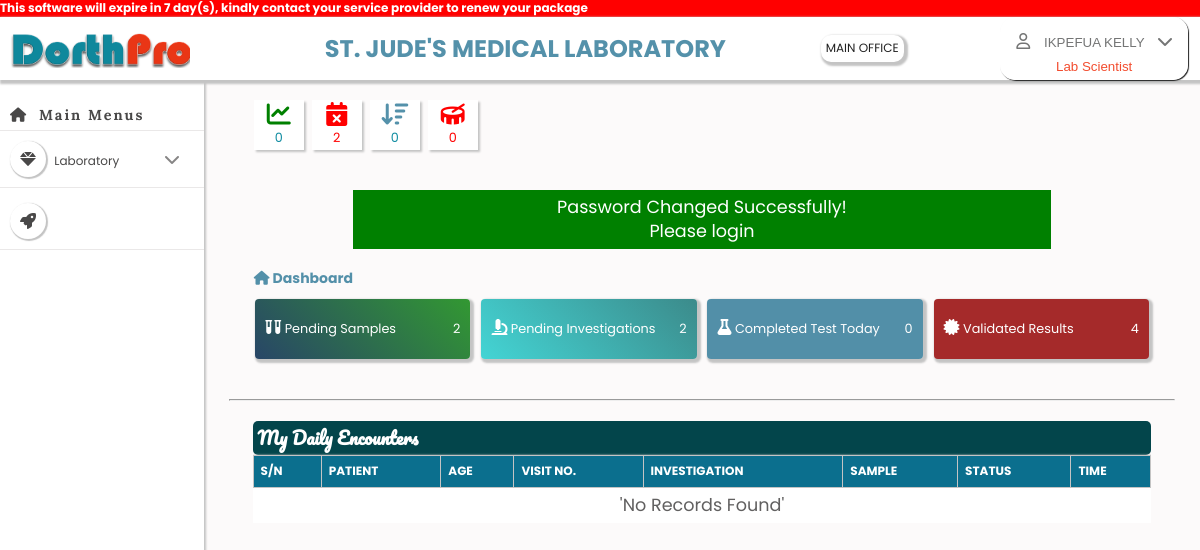
/view/users.php (signed in), run on the app's committed database.
### tables this page shows
CREATE TABLE `companies` (
  `company_id` int(11) NOT NULL,
  `company` varchar(255) NOT NULL,
  `logo` varchar(255) DEFAULT NULL,
  `date_created` datetime NOT NULL DEFAULT current_timestamp()
);

CREATE TABLE `stores` (
  `store_id` int(11) NOT NULL,
  `company` int(11) NOT NULL,
  `store` varchar(124) NOT NULL,
  `store_address` varchar(255) NOT NULL,
  `phone_number` varchar(50) NOT NULL,
  `date_created` datetime NOT NULL DEFAULT current_timestamp()
);

CREATE TABLE `staffs` (
  `staff_id` int(11) NOT NULL,
  `staff_number` varchar(50) NOT NULL,
  `last_name` varchar(50) NOT NULL,
  `other_names` varchar(255) NOT NULL,
  `gender` varchar(50) NOT NULL,
  `title` varchar(50) NOT NULL,
  `dob` date NOT NULL,
  `marital_status` varchar(50) NOT NULL,
  `religion` varchar(50) NOT NULL,
  `phone` varchar(50) NOT NULL,
  `home_address` varchar(255) NOT NULL,
  `email_address` varchar(255) NOT NULL,
  `nok` varchar(255) NOT NULL,
  `nok_relation` varchar(50) NOT NULL,
  `nok_phone` varchar(50) NOT NULL,
  `employed` date NOT NULL,
  `department` int(11) NOT NULL,
  `staff_group` varchar(50) NOT NULL,
  `staff_category` varchar(50) NOT NULL,
  `designation` int(11) NOT NULL,
  `discipline` int(11) NOT NULL,
  `bank` int(11) NOT NULL,
  `account_num` int(11) NOT NULL,
  `pension` varchar(50) NOT NULL,
  `pension_num` varchar(50) NOT NULL,
  `photo` varchar(1024) NOT NULL,
  `staff_status` int(11) NOT NULL,
  `user_id` int(11) NOT NULL,
  `reg_date` datetime DEFAULT NULL,
  `posted_by` int(11) NOT NULL
);

CREATE TABLE `users` (
  `user_id` int(11) NOT NULL,
  `full_name` int(11) NOT NULL,
  `username` varchar(255) NOT NULL,
  `phone` varchar(50) NOT NULL,
  `home_address` varchar(255) NOT NULL,
  `email_address` varchar(255) NOT NULL,
  `user_role` varchar(255) NOT NULL,
  `user_password` varchar(1024) NOT NULL,
  `status` int(11) NOT NULL,
  `store` int(11) NOT NULL,
  `reg_date` datetime NOT NULL DEFAULT current_timestamp()
);

CREATE TABLE `rights` (
  `right_id` int(11) NOT NULL,
  `menu` int(11) NOT NULL,
  `sub_menu` int(11) NOT NULL,
  `user` int(11) NOT NULL
);

CREATE TABLE `menus` (
  `menu_id` int(11) NOT NULL,
  `menu` varchar(255) NOT NULL
);

### classes/dbh.php (called while the page is built, shortened)
<?php
  class Dbh {
    private static $conn = null;
    protected function connectdb() {
        try {
            if (self::$conn === null) {
                $username = "onostarmedia";
                $password = "yMcmb@her0123!";
                $dsn = "mysql:host=localhost;dbname=lis;charset=utf8mb4";
                $options = [
                    PDO::ATTR_ERRMODE => PDO::ERRMODE_EXCEPTION,
                    PDO::ATTR_DEFAULT_FETCH_MODE => PDO::FETCH_OBJ,
                    PDO::ATTR_PERSISTENT => false,
                    PDO::MYSQL_ATTR_INIT_COMMAND => "SET time_zone = '+01:00';"
                ];
                self::$conn = new PDO($dsn, $username, $password, $options);
            }
            return self::$conn;
        } catch (PDOException $e) {
            error_log("Database Connection Error: " . $e->getMessage());
            die("Database connection failed. Please try again later.");
        }
    }
}

### classes/select.php (called while the page is built, shortened)
<?php
    class selects extends Dbh{
        public function fetch_details($table){
            $get_user = $this->connectdb()->prepare("SELECT * FROM $table");
            $get_user->execute();
            if($get_user->rowCount() > 0){
                $rows = $get_user->fetchAll();
                return $rows;
            }else{
                $rows = "<p class='no_result'>No records found</p>";
            }
        }
        public function fetch_details_cond($table, $column, $condition){
            $get_user = $this->connectdb()->prepare("SELECT * FROM $table WHERE $column = :$column");
            $get_user->bindValue("$column", $condition);
            $get_user->execute();
            if($get_user->rowCount() > 0){
                $rows = $get_user->fetchAll();
                return $rows;
            }else{
                $rows = "No records found";
                return $rows;
            }
        }
        public function fetch_out_of_stock($store){
            $get_user = $this->connectdb()->prepare("SELECT * FROM inventory WHERE store = :store GROUP BY item HAVING SUM(quantity) = 0 ");
            $get_user->bindValue("store", $store);
            $get_user->execute();
            if($get_user->rowCount() > 0){
                return $get_user->rowCount();
            }else{
                return "0";
            }
        }
        public function fetch_details_condGroup($table, $condition1, $value1, $group){
            $get_user = $this->connectdb()->prepare("SELECT * FROM $table WHERE $condition1 = :$condition1 GROUP BY $group");
            $get_user->bindValue("$condition1", $value1);
            $get_user->execute();
            if($get_user->rowCount() > 0){
                $rows = $get_user->fetchAll();
                return $rows;
            }else{
                $rows = "No records found";
                return $rows;
            }
        }
        function fetch_expired($table, $column, $quantity, $condition, $value){
            $get_exp = $this->connectdb()->prepare("SELECT * FROM $table WHERE $condition = :$condition AND date($column) <= CURDATE() AND $quantity >= 1");
            $get_exp->bindValue("$condition", $value);
            $get_exp->execute();
            if($get_exp->rowCount() > 0){
                return $get_exp->rowCount();
            }else{
                return "0";
            }
        }
        function fetch_expire_soon($table, $column, $quantity, $condition, $value){
            $get_exp = $this->connectdb()->prepare("SELECT * FROM $table WHERE $condition = :$condition AND $quantity >= 1 AND date($column) BETWEEN CURDATE() AND CURDATE() + INTERVAL 3 MONTH");
            $get_exp->bindValue("$condition", $value);
            $get_exp->execute();
            if($get_exp->rowCount() > 0){
                return $get_exp->rowCount();
            }else{
                return "0";
            }
        }
        public function fetch_count_reorderlevel($store){
            $get_user = $this->connectdb()->prepare("SELECT * FROM inventory WHERE store = :store GROUP BY item, reorder_level HAVING SUM(quantity) <= reorder_level");
            $get_user->bindValue("store", $store);
            $get_user->execute();
            if($get_user->rowCount() > 0){
                return $get_user->rowCount();
            }else{
                return "0";
            }
        }
        public function fetch_details_group($table, $column, $condition, $value){
            $get_user = $this->connectdb()->prepare("SELECT $column FROM $table WHERE $condition = :$condition");
            $get_user->bindValue("$condition", $value);
            $get_user->execute();
            if($get_user->rowCount() > 0){
                $row = $get_user->fetch();
                return $row;
            }else{
                $rows = "No records found";
                return $rows;
            }
        }
    }

### view/users.php (the view, shortened to what this page needs)
<?php
    include "../classes/dbh.php";
    include "../classes/select.php";
    if(isset($_SESSION['user'])){
        $username = $_SESSION['user'];
        $fetch_user = new selects();
        $users = $fetch_user->fetch_details_cond('users', 'username', $username);
        foreach($users as $user){
            $fullname_id = $user->full_name;
            $role = $user->user_role;
            $user_id = $user->user_id;
            $store_id = $user->store;
        }
        $get_staff = new selects();
        $stfs  = $get_staff->fetch_details_cond('staffs', 'staff_id', $fullname_id);
        if(gettype($stfs) == 'array'){
            foreach($stfs as $stf){
                $fullname = $stf->last_name." ".$stf->other_names;
            }
        }
        $fetch_comp = new selects();
        $comps = $fetch_comp->fetch_details('companies');
        foreach($comps as $com){
            $company = $com->company;
            $date_created = $com->date_created;
        }
        $get_store = new selects();
        $strs = $get_store->fetch_details_cond('stores', 'store_id', $store_id);
        foreach($strs as $str){
            $store = $str->store;
        }
?>
<!DOCTYPE html>
<html lang="en">
<head>
    <link rel="stylesheet" href="../fontawesome-free-6.0.0-web/css/all.css">
    <link rel="stylesheet" href="../fontawesome-free-6.0.0-web/css/all.min.css">
    <link rel="stylesheet" href="../fontawesome-free-5.15.1-web/css/all.min.css">
    <link rel="stylesheet" href="../style.css">
    <link rel="stylesheet" href="../select2.min.css">
</head>
<body>
    <main>
    <?php
            $reg_date = $date_created;
            $expiration = date("Y-m-d", strtotime("+1 year", strtotime($reg_date)));
            $current_date = date("Y-m-d");
            $interval = abs(strtotime($expiration) - strtotime($current_date));
            $days = $interval/86400;
            if($days < 30){
        ?>
    <div class="about_expire">
        <marquee behavior="smooth" direction="left">
            <?php echo "This software will expire in $days day(s), kindly contact your service provider to renew your package"?>
        </marquee>
    </div>
    <?php }?>
        <header>
            <h1 class="logo for_mobile">
                <a href="users.php" title="home">
                    <img src="../images/logo.png" alt="Logo" class="img-fluid">
                </a>
            </h1>
            <h2 style="margin-left:50px!important"><?php echo $company?></h2>
            <a href="#" title="current store" class="other_menu"><?php echo ucwords($store);?></a>
            <div class="login">
                <button id="loginDiv"><i class="far fa-user"></i> <?php echo ucwords($fullname);?> <i class="fas fa-chevron-down"></i><br><p><?php echo ucwords($role);?></p></button>
            </div>
        </header>
        <div class="admin_main">
            <?php include "side_menu.php"?>
            <section id="contents">
                <div id="quickLinks">
                    <div class="quick_links">
                        <div class="links page_navs" onclick="showPage('expire_soon.php')" title="Soon to expire">
                            <i class="fas fa-chart-line" style="color:green"></i>
                            <p>
                                <?php
                                    $get_soon_expired = new selects();
                                    $soon_expired = $get_soon_expired->fetch_expire_soon('inventory', 'expiration_date', 'quantity', 'store', $store_id);
                                    echo $soon_expired;
                                ?>
                            </p>
                        </div>
                        <div class="links page_navs" onclick="showPage('expired_items.php')" title="Expired items">
                            <i class="fas fa-calendar-times" style="color:red"></i>
                            <p style="color:red">
                                <?php
                                    $get_expired = new selects();
                                    $expired = $get_expired->fetch_expired('inventory', 'expiration_date', 'quantity', 'store', $store_id);
                                    echo $expired;
                                ?>
                            </p>
                        </div>
                        <div class="links page_navs" onclick="showPage('reached_reorder.php')" title="Reached reorder level">
                            <i class="fas fa-sort-amount-down"></i>
                            <p>
                                <?php
                                    $get_level = new selects();
                                    $levels = $get_level->fetch_count_reorderlevel( $store_id);
                                    echo $levels;
                                ?>
                            </p>
                        </div>
                        <div class="links page_navs" onclick="showPage('out_of_stock.php')" title="Out of stock">
                            <i class="fas fa-drum" style="color:red"></i>
                            <p style="color:red">
                                <?php
                                    $out_stock = new selects();
                                    $stock = $out_stock->fetch_out_of_stock($store_id);
                                    echo $stock;
                                ?>
                            </p>
                        </div>
                    </div>
                </div>
                <div class="contents">
                    <?php
                        if(isset($_SESSION['success'])){
                            echo "<div class='success'><p>".
                                $_SESSION['success'].
                            "</p></div>";
                        }
                    ?>
                    <?php include "dashboard.php"?>
                </div>
            </section>
        </div>
    </main>
</body>
</html>
<?php
    }else{
        header("Location: ../index.php");
    }
?>

### view/side_menu.php (shortened to what this page needs)
<aside class="main_menu" id="mobile_log">
    <nav>
        <h3><a href="users.php" title="Home"><i class="fas fa-home"></i> Main menus</a></h3>
        <?php
            if($username == 'sysadmin'){
        ?>
        <ul>
            <?php
                $get_Admin_menus = new selects();
                $admin_menus = $get_Admin_menus->fetch_single_groupedOrder('sub_menus', 'menu', 'menu');
                if(gettype($admin_menus) == "array"){
                    foreach($admin_menus as $admin_men){
                    $get_admin_name = new selects();
                    $admin_menu_name = $get_admin_name->fetch_details_group('menus', 'menu', 'menu_id', $admin_men->menu);
            ?>
            <li>
                <a href="javascript:void(0);" onclick="toggleMenu('<?php echo $admin_menu_name->menu?>')" class="allMenus" title="<?php echo $admin_menu_name->menu?>"><span><i class="fas fa-gem"></i> <?php echo $admin_menu_name->menu?> </span><span class="second_icon"><i class="fas fa-chevron-down more_option"></i></span></a>
                <ul class="subMenu" id="<?php echo $admin_menu_name->menu?>">
                    <?php
                        $get_admin_sub = new selects();
                        $admin_subs = $get_admin_sub->fetch_details_cond('sub_menus', 'menu', $admin_men->menu);
                        if(gettype($admin_subs) == "array"){
                            foreach($admin_subs as $admin_sub){
                                $admin_sub_menuss = $admin_sub->sub_menu;
                                $admin_urls = $admin_sub->url;
                    ?>
                    <li>
                        <a href="javascript:void(0);" title="<?php echo $admin_sub_menuss?>" class="page_navs" onclick="showPage('<?php echo $admin_urls?>.php')"><i class="fas fa-arrow-alt-circle-right"></i> <?php echo $admin_sub_menuss?></a>
                    </li>
                    <?php
                            }
                        }
                    ?>
                </ul>
            </li>
                <?php } }?>
                <li>
                    <a href="javascript:void(0);"><i class="fas fa-rocket"></i> </a>
                </li>
        </ul>
        <?php
            }else{
        ?>
        <ul>
            <?php
                $get_menus = new selects();
                $menus = $get_menus->fetch_details_condGroup('rights', 'user', $user_id, 'menu');
                if(gettype($menus) == "array"){
                    foreach($menus as $men){
                    $get_menu_name = new selects();
                    $menu_name = $get_menu_name->fetch_details_group('menus', 'menu', 'menu_id', $men->menu);
            ?>
            <li>
                <a href="javascript:void(0);" onclick="toggleMenu('<?php echo $menu_name->menu?>')" class="allMenus" title="<?php echo $menu_name->menu?>"><span><i class="fas fa-gem"></i> <?php echo $menu_name->menu?> </span><span class="second_icon"><i class="fas fa-chevron-down more_option"></i></span></a>
            </li>
                <?php } }?>
            <li>
                <a href="javascript:void(0);"><i class="fas fa-rocket"></i> </a>
            </li>
        </ul>
        <?php }?>
    </nav>
</aside>

### data on the page
companies: company "ST. JUDE'S MEDICAL LABORATORY"
stores: store "MAIN OFFICE"
staffs: fullname "IKPEFUA KELLY"
users: user_role "Lab Scientist"
rights: menus.menu "Laboratory"

### other printed values
$soon_expired "0"
$expired "2"
$levels "0"
$stock "0"
$_SESSION['success'] "Password Changed Successfully! Please login"
$samples "2"
$tests "2"
$tests "0"
$tests "4"
$details "No Records Found"
